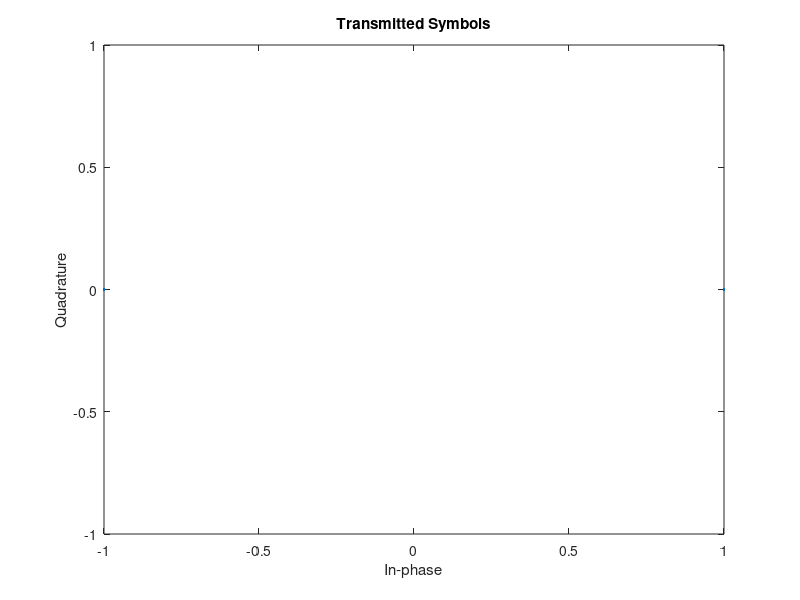
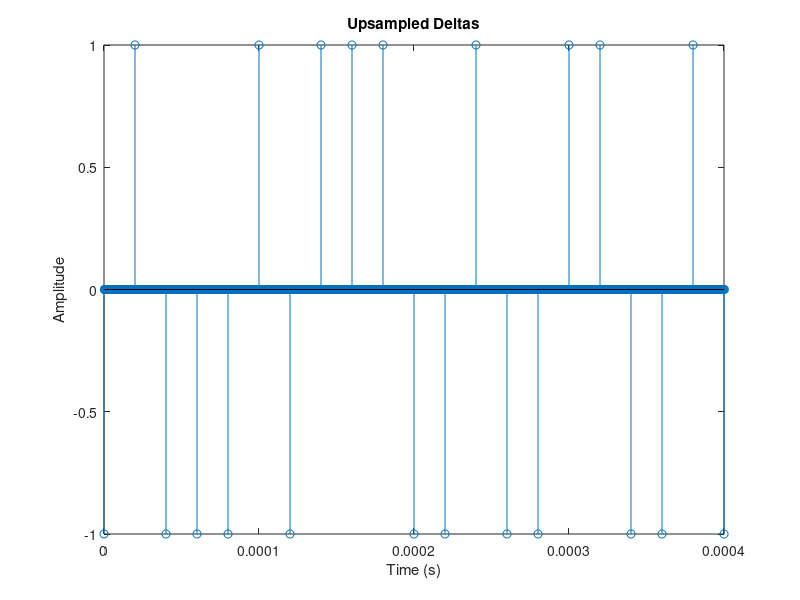

Reproduce these figures in MATLAB, in order. (Note: this script raises an error after producing the figures.)
%% Simulation Setup

Fc = 1e6; % Carrier frequency in Hz
Fs = 4e6; % Sampling rate
Rs = 50e3; % Symbol rate in symbols/sec (baud)
B = 350e3; % Bandwidth

sps = Fs / Rs; % Number of samples per symbol
num_symbols = 460; % Number of symbols/bits to send
num_samples = num_symbols * sps; % Number of discrete samples

% Use these guys for plotting
t = linspace(0, num_symbols / Rs, num_samples); % Time variable
f = linspace(-Fs/2,Fs/2, num_samples); % Frequency variable

% Clear all previous figures before starting
close all;

%% Mapping Bits to Symbols

% Below are the bits for the binary message that we want to send

bits = [0 1 0 0 0 1 0 1 1 1 0 0 1 0 0 1 1 0 0 1 0 0 0 1 1 1 0 1 1 1 0 1 1 0,...
        0 0 0 1 0 1 1 1 0 0 1 0 0 1 1 0 0 1 0 1 0 0 1 0 0 0 0 0 0 1 0 1 0 0,...
        1 1 0 1 1 1 0 1 0 1 0 1 1 0 0 0 1 1 0 1 1 0 1 0 1 1 0 1 1 1 0 0 1 1,...
        0 0 1 0 0 0 0 0 0 1 0 1 0 0 1 1 0 1 1 1 0 1 1 1 0 1 1 0 1 0 0 1 0 1,...
        1 1 0 1 0 0 0 1 1 0 0 0 1 1 0 1 1 0 1 0 0 0 0 0 0 0 1 1 0 1 1 0 1 1,...
        1 1 0 1 1 0 1 1 0 1 0 1 1 1 0 0 0 0 0 1 1 1 0 1 0 1 0 1 1 1 0 1 0 0,...
        0 1 1 0 0 1 0 1 0 1 1 1 0 0 1 0 0 0 1 0 0 0 0 0 0 1 0 0 0 1 0 1 0 1,...
        1 0 1 1 1 0 0 1 1 0 0 1 1 1 0 1 1 0 1 0 0 1 0 1 1 0 1 1 1 0 0 1 1 0,...
        0 1 0 1 0 1 1 0 0 1 0 1 0 1 1 1 0 0 1 0 0 1 1 0 1 0 0 1 0 1 1 0 1 1,...
        1 0 1 0 1 0 0 1 0 1 1 0 1 0 1 1 1 1 1 1 1 1 0 0 0 1 0 0 1 0 0 1 0 1,...
        0 0 1 1 0 1 1 0 1 0 1 1 0 1 1 0 1 0 0 1 0 1 1 0 0 0 1 0 0 1 1 0 1 0,... 
        0 1 0 1 1 0 0 1 0 0 0 1 1 0 1 0 0 1 0 0 1 1 0 1 1 0 1 0 1 1 0 1 1 0,... 
        1 0 0 1 0 1 1 0 0 0 1 0 0 1 1 0 1 0 0 1 0 1 1 0 0 1 0 0 0 1 1 0 1 0,...
        1 0 0 1 1 0 0 1 1 1 0 0 1 0 0 0 0 1];

% Convert to BPSK Symbols (1's and -1's)
symbols = bits;
symbols(symbols == 0) = -1;

% Visualize BPSK Symbols in a Constellation Diagram
scatterplot(symbols);
title("Transmitted Symbols");

%% Represent Symbols as Time Shifted Deltas

% Use upsample to form a delta train
deltas = upsample(symbols, sps);

% Visualize Deltas (xlimited to only first ~20 symbols)
figure;
stem(t, deltas);
title("Upsampled Deltas");
xlabel('Time (s)');
ylabel('Amplitude');
xlim([0, 0.0004]);

%% Filter Deltas with Transmitter Filter

% Use an SRRC as the pulse shape filter 
beta = 0.5; % RRC rolloff factor
span = 10; % number of symbols for length of filter impulse response
ps_filter = rcosdesign(beta, span, sps, 'sqrt'); 

% Convolve the deltas with the rectangular window
transmited_baseband = conv(deltas, ps_filter, 'same'); 

% Visualize Transmitted Baseband Signal
figure;
plot(t, transmited_baseband);
title("Transmited Baseband Signal");
xlabel('Time (s)');
ylabel('Amplitude');
xlim([0, 0.0004]);

%% Modulate Baseband Signal to Passband

phase_offset = pi/8;
transmitted_signal = modulate_carrier(transmited_baseband, Fc, t, phase_offset);

%% Transmit Through Wireless Channel

snr = 30;
received_signal = add_channel_impairments(transmitted_signal, B, Fc, Fs, snr);
% received_signal = transmitted_signal;

% Plot the Received Signal
figure;
plot(t, received_signal)
title("Received Signal")
xlabel('Time (s)');
ylabel('Amplitude');
xlim([0, 0.0004]);

%% Demodulation

% Encorporate a frequency offset
frequency_offset = Fc * 0.1;
Fr = Fc + frequency_offset;

% Normalize the signal for stability of PID tuning constants
normalized_signal = normalize(received_signal);

% PID Tuning Constants
Kp = 0.1;
Ki = 0.002;
Kd = 0;

% Costas Loop to extract I and Q components
[I, Q, theta, err] = costas_loop(normalized_signal, Fc, Fs, t, Kp, Ki, Kd);

figure;
plot(t, I)
title("Received In Phase Component")
xlabel('Time (s)');
ylabel('Amplitude');
xlim([0, 0.0004]);

%% Apply Receiver Impulse Response

% Combine I and Q components to construct the received baseband signal (I + jQ)
received_baseband = I + 1j * Q;

% Convolve the received baseband signal with the receiver filter
received_samples = conv(received_baseband, ps_filter, 'same'); 

%% Sample and Detect Symbols

% Apply SPS frequency offset at the receiver
sps_offset = 0;
received_sps = 80 + sps_offset;

% Apply SPS phase offset at the receiver
received_samples = [zeros(1,40) received_samples];

% Naively sample the received signal at the symbol rate to get the received symbols
naive_received_symbols = downsample(received_samples, received_sps);

% Visualize the received symbols in a constellation diagram (scatterplot)
% scatterplot(naive_received_symbols);
% title("Naively Sampled Symbols");

scatterplot(received_samples(100*received_sps:received_sps:300*received_sps))
title("Non-Timed Symbol Constellation")

received_samples = normalize(real(received_samples));

% Implement one (or multiple) of the timing error detectors to properly sample
% PID Tuning Constants
Kp = 4.5; % observe how Kp causes faster settling w/o oscillation but increases self-noise effect
Ki = 0.4; % observe how Ki smooths the oscillations before settling to a constant offset (but eventually goes unstable)
Kd = 0.0; % observe how Kd increases high frequency noise in the lock

% Apply Timing Recovery
method = 'Mueller-Muller';
% method = 'Gardner';
% method = 'Early-Late Gate';
symbs = timing_recovery(received_samples, received_sps, Kp, Ki, Kd, method);

% Visualize the received symbols in a constellation diagram (scatterplot)
scatterplot(symbs(300:end))
title("TED Sampled Symbols");

% Timing Recovery Plotting

% TODO: You'll probably want to change this once you have the timing error detector
received_symbols = naive_received_symbols;

% Apply Thresholding to detect the symbols (turning them back to 1's and -1's)
received_symbols(received_symbols > 0) = 1;
received_symbols(received_symbols <= 0) = -1;

%% Map Symbols back to Bits

% Map the detected symbols back to bits (turn them back to 1's and 0's
detected_bits = received_symbols;
detected_bits(detected_bits == -1) = 0;

%% Frame Syncronization!

%% Frame Synchronization via Correlation

key = [+1 +1 +1 -1 -1 -1 +1 -1 -1 +1 -1];

% Frame Sync Algorithm
num_chars = 7;
[message_bits, xc, peak_xcorr] = frame_synchronize(symbols, key, num_chars);
% Frame Sync Plots
figure;
plot(xc)
title("Cross-Correlation with Key")

%% Extract Binary message

% Map aligned symbols back to bits
message = message_bits;
message(message_bits == -1) = 0;

%% Decode and Display Message

s = string(message);
s = strjoin(s);
s = strrep(s, " ", "");
disp(s);
s_len = length(char(s));
inputString = char(s);
binaryString = inputString(1:end-mod(length(inputString),8));
binaryChunks = reshape(binaryString, 8, []).';
asciiChars = char(bin2dec(binaryChunks)).';
disp(asciiChars);
%% 
